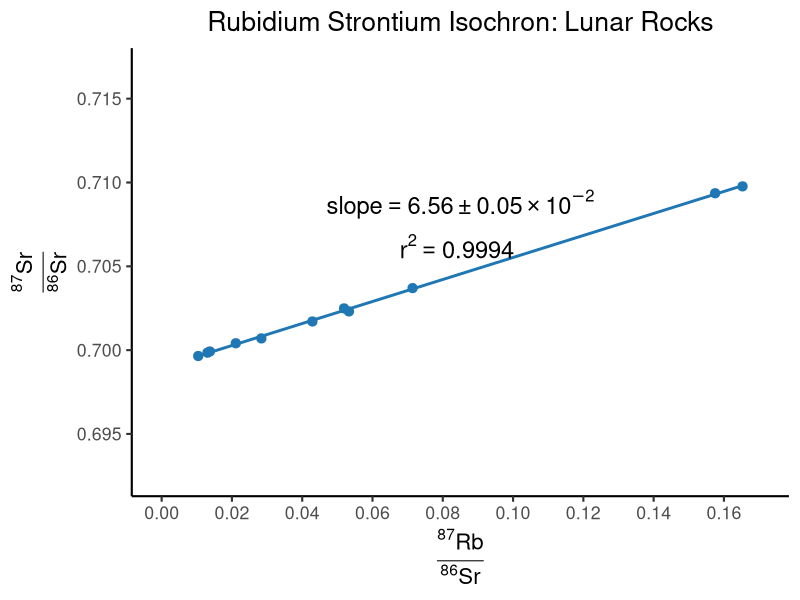
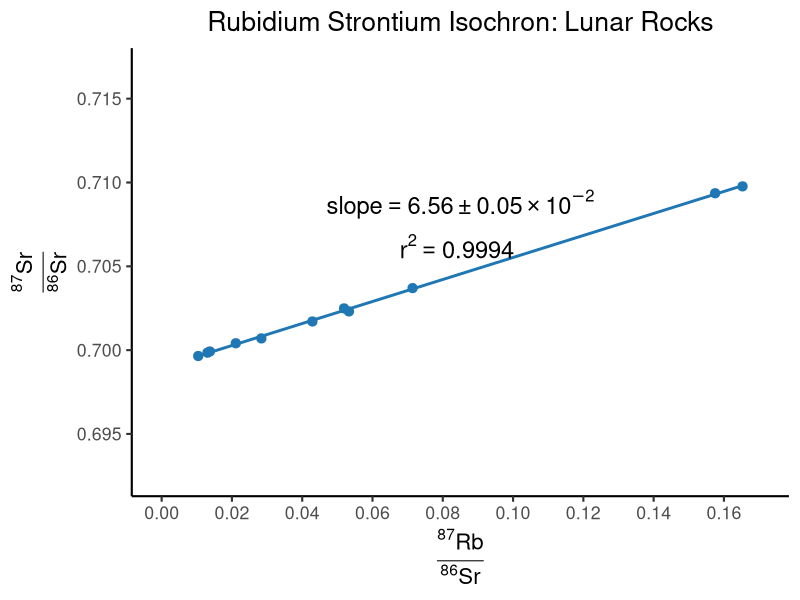

The R source for these figures, in order:
library(ggplot2)

df <- read.csv("apollo17_moon_rock_data.csv")

fit <- lm(Sr87toSr86 ~ Rb87toSr86, data = df)

slope <- coef(fit)[2]
slope_se <- summary(fit)$coefficients[2, "Std. Error"]
r2 <- summary(fit)$r.squared

slope_label <- sprintf(
  "slope == %.2f %%+-%% %.2f %%*%% 10^{-2}",
  slope * 100,
  slope_se * 100
)

r2_label <- sprintf("r^2 == %.4f", r2)

p <- ggplot(df, aes(x = Rb87toSr86, y = Sr87toSr86)) +
  geom_point(size = 2.8, color = "#1f77b4") +
  geom_smooth(method = "lm", se = FALSE, color = "#1f77b4", linewidth = 1) +
  annotate(
    "text",
    x = 0.085, y = 0.7087,
    label = slope_label,
    parse = TRUE, size = 6
  ) +
  annotate(
    "text",
    x = 0.084, y = 0.7062,
    label = r2_label,
    parse = TRUE, size = 6
  ) +
  labs(
    title = "Rubidium Strontium Isochron: Lunar Rocks",
    x = expression(frac({}^{87}*Rb, {}^{86}*Sr)),
    y = expression(frac({}^{87}*Sr, {}^{86}*Sr))
  ) +
  scale_x_continuous(
    limits = c(0, 0.17),
    breaks = seq(0, 0.16, by = 0.02)
  ) +
  scale_y_continuous(
    limits = c(0.6925, 0.7168),
    breaks = seq(0.695, 0.715, by = 0.005)
  ) +
  theme_classic(base_size = 16) +
  theme(
    plot.title = element_text(hjust = 0.5)
  )

p

ggsave("rb_sr_isochron_plot.png", plot = p)
